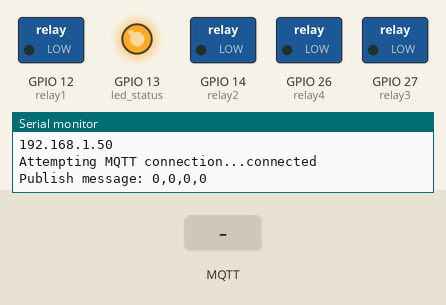
Bench run of a sketch on a simulated ESP32. Shown: switched loads named in the sketch (green lamp = pin HIGH), output pins drawn as LEDs (lit = HIGH), the last lines printed to the serial monitor. Inputs (shaded band) come from the test bench. WiFi joins after 1.5 s; servers stay silent unless stated; random numbers use the default seed unless the sketch sets one; no MQTT or app messages arrive unless stated.

Above: at 2.7 s.
2.8 s: MQTT message "2" arrives on the first subscribed topic
At 4.0 s:
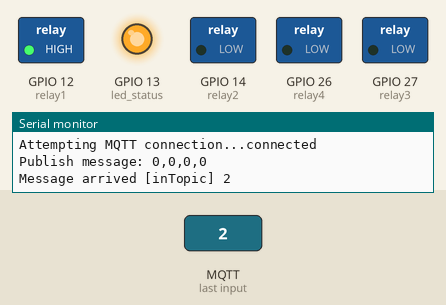
4.3 s: MQTT message "4" arrives on the first subscribed topic
At 5.3 s:
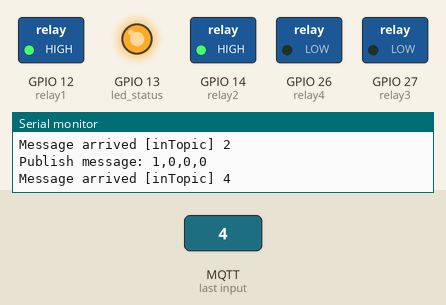
5.8 s: MQTT message "1" arrives on the first subscribed topic
At 6.5 s:
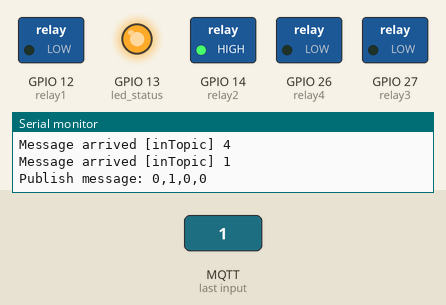
7.3 s: MQTT message "6" arrives on the first subscribed topic
At 7.6 s:
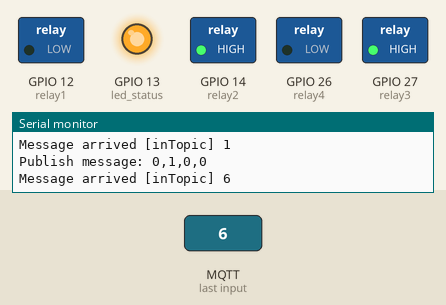
8.8 s: MQTT message "3" arrives on the first subscribed topic
At 9.9 s:
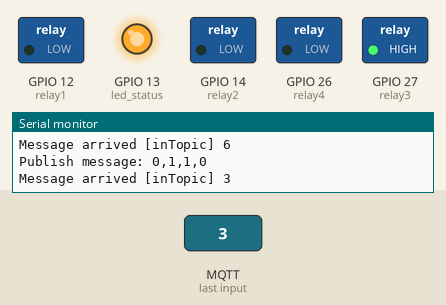
10.3 s: MQTT message "5" arrives on the first subscribed topic
At 11.1 s:
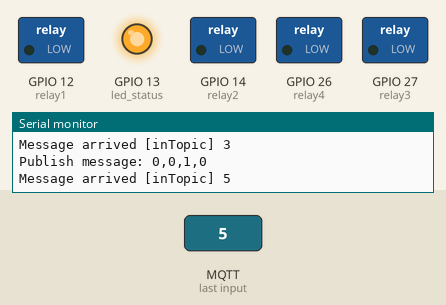
Timing chart, 0 to 12.8 s (numbered marks = the images above; inputs shaded):
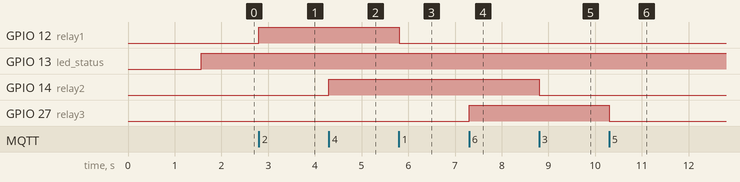

The sketch:

frontyard.ino
```cpp
/*
 Basic ESP8266 MQTT example
 This sketch demonstrates the capabilities of the pubsub library in combination
 with the ESP8266 board/library.
 It connects to an MQTT server then:
  - publishes "hello world" to the topic "outTopic" every two seconds
  - subscribes to the topic "inTopic", printing out any messages
    it receives. NB - it assumes the received payloads are strings not binary
  - If the first character of the topic "inTopic" is an 1, switch ON the ESP Led,
    else switch it off
 It will reconnect to the server if the connection is lost using a blocking
 reconnect function. See the 'mqtt_reconnect_nonblocking' example for how to
 achieve the same result without blocking the main loop.
 To install the ESP8266 board, (using Arduino 1.6.4+):
  - Add the following 3rd party board manager under "File -> Preferences -> Additional Boards Manager URLs":
       http://arduino.esp8266.com/stable/package_esp8266com_index.json
  - Open the "Tools -> Board -> Board Manager" and click install for the ESP8266"
  - Select your ESP8266 in "Tools -> Board"
*/

// permission denied:sudo chmod a+rw /dev/ttyUSB0

#include <WiFi.h>
#include <PubSubClient.h>

// Update these with values suitable for your network.

const char* ssid = "rattana 2.4GHz";
const char* password = "Xyvxyv99486";
const char* mqtt_server = "lucky.7663handshake.co";
String username   = "inhandlebroker";//"livingthing_iot";
String server_password   = "inHandleElectric";//"thegang617";
const int relay1 = 12;
const int relay2 = 14;
const int relay3 = 27;
const int relay4 = 26;
const int led_status = 13;

bool relay1_status = false;
bool relay2_status = false;
bool relay3_status = false;
bool relay4_status = false;

WiFiClient espClient;
PubSubClient client(espClient);
unsigned long lastMsg = 0;
#define MSG_BUFFER_SIZE	(50)
char msg[MSG_BUFFER_SIZE];
int value = 0;

void setup_wifi() {

  delay(10);
  // We start by connecting to a WiFi network
  Serial.println();
  Serial.print("Connecting to ");
  Serial.println(ssid);

  WiFi.mode(WIFI_STA);
  WiFi.begin(ssid, password);

  while (WiFi.status() != WL_CONNECTED) {
    delay(500);
    Serial.print(".");
  }

  randomSeed(micros());

  Serial.println("");
  Serial.println("WiFi connected");
  Serial.println("IP address: ");
  Serial.println(WiFi.localIP());
}

void callback(char* topic, byte* payload, unsigned int length) {
  Serial.print("Message arrived [");
  Serial.print(topic);
  Serial.print("] ");
  for (int i = 0; i < length; i++) {
    Serial.print((char)payload[i]);
  }
  Serial.println();

  // Switch on the LED if an 1 was received as first character
  if ((char)payload[0] == '1') {
    digitalWrite(relay1, LOW);   // Turn the LED on (Note that LOW is the voltage level
    relay1_status = false;
    // but actually the LED is on; this is because
    // it is active low on the ESP-01)
  } else if ((char)payload[0] == '2'){
    digitalWrite(relay1, HIGH);  // Turn the LED off by making the voltage HIGH
    relay1_status = true;
  } else if ((char)payload[0] == '3'){
    digitalWrite(relay2, LOW);  // Turn the LED off by making the voltage HIGH
    relay2_status = false;
  } else if ((char)payload[0] == '4'){
    digitalWrite(relay2, HIGH);  // Turn the LED off by making the voltage HIGH
    relay2_status = true;
  } else if ((char)payload[0] == '5'){
    digitalWrite(relay3, LOW);  // Turn the LED off by making the voltage HIGH
    relay3_status = false;
  } else if ((char)payload[0] == '6'){
    digitalWrite(relay3, HIGH);  // Turn the LED off by making the voltage HIGH
    relay3_status = true;
  } else if ((char)payload[0] == '7'){
    digitalWrite(relay4, LOW);  // Turn the LED off by making the voltage HIGH
    relay4_status = false;
  } else if ((char)payload[0] == '8'){
    digitalWrite(relay4, HIGH);  // Turn the LED off by making the voltage HIGH
    relay4_status = true;
  } else {
    ;
  }
}

void reconnect() {
  // Loop until we're reconnected

  while (!client.connected()) {
    Serial.print("Attempting MQTT connection...");
    // Create a random client ID
    String clientId = "ESP8266Client-";
    clientId += String(random(0xffff), HEX);
    // Attempt to connect
    if (client.connect(clientId.c_str(),username.c_str(),server_password.c_str())) {

      Serial.println("connected");
      // Once connected, publish an announcement...

      client.publish("outTopic", "hello");
      // ... and resubscribe
      client.subscribe("inTopic");
    } else {

      Serial.print("failed, rc=");
      Serial.print(client.state());
      Serial.println(" try again in 5 seconds");
      // Wait 5 seconds before retrying
      delay(5000);
    }
  }

}

void setup() {
  pinMode(relay1, OUTPUT);     // Initialize the BUILTIN_LED pin as an output
  pinMode(relay2, OUTPUT);     // Initialize the BUILTIN_LED pin as an output
  pinMode(relay3, OUTPUT);     // Initialize the BUILTIN_LED pin as an output
  pinMode(relay4, OUTPUT);     // Initialize the BUILTIN_LED pin as an output
  pinMode(led_status, OUTPUT);     // Initialize the BUILTIN_LED pin as an output
  Serial.begin(115200);
  setup_wifi();
  client.setServer(mqtt_server, 1883);
  client.setCallback(callback);
}

void loop() {

  if (!client.connected()) {
    digitalWrite(led_status, LOW);
    reconnect();
  }
  digitalWrite(led_status, HIGH);
  client.loop();

  unsigned long now = millis();
  if (now - lastMsg > 2000) {
    lastMsg = now;
    ++value;
    String out_message = "";
      if (relay1_status && relay2_status && relay3_status && relay4_status){
        out_message = "1,1,1,1";
      }else if(!relay1_status && relay2_status && relay3_status && relay4_status){
        out_message = "0,1,1,1";
      }else if(relay1_status && !relay2_status && relay3_status && relay4_status){
        out_message = "1,0,1,1";
      }else if(relay1_status && relay2_status && !relay3_status && relay4_status){
        out_message = "1,1,0,1";
      }else if(relay1_status && relay2_status && relay3_status && !relay4_status){
        out_message = "1,1,1,0";
      }else if(!relay1_status && !relay2_status && relay3_status && relay4_status){
        out_message = "0,0,1,1";
      }else if(!relay1_status && relay2_status && !relay3_status && relay4_status){
        out_message = "0,1,0,1";
      }else if(!relay1_status && relay2_status && relay3_status && !relay4_status){
        out_message = "0,1,1,0";
      }else if(relay1_status && !relay2_status && !relay3_status && relay4_status){
        out_message = "1,0,0,1";
      }else if(relay1_status && !relay2_status && relay3_status && !relay4_status){
        out_message = "1,0,1,0";
      }else if(relay1_status && relay2_status && !relay3_status && !relay4_status){
        out_message = "1,1,0,0";
      }else if(!relay1_status && !relay2_status && !relay3_status && relay4_status){
        out_message = "0,0,0,1";
      }else if(!relay1_status && relay2_status && !relay3_status && !relay4_status){
        out_message = "0,1,0,0";
      }else if(relay1_status && !relay2_status && !relay3_status && !relay4_status){
        out_message = "1,0,0,0";
      }else if(!relay1_status && !relay2_status && relay3_status && !relay4_status){
        out_message = "0,0,1,0";
      }else {
        out_message = "0,0,0,0";
      }
    snprintf (msg, MSG_BUFFER_SIZE, "%s", out_message.c_str());
    Serial.print("Publish message: ");
    Serial.println(msg);
    client.publish("outTopic", msg);
  }
}
```

Measured:
- after the input at 2.8 s, GPIO 12 (relay1): LOW → HIGH at once
- after the input at 4.3 s, GPIO 14 (relay2): LOW → HIGH at once
- after the input at 5.8 s, GPIO 12 (relay1): HIGH → LOW at once
- after the input at 7.3 s, GPIO 27 (relay3): LOW → HIGH at once
- after the input at 8.8 s, GPIO 14 (relay2): HIGH → LOW at once
- after the input at 10.3 s, GPIO 27 (relay3): HIGH → LOW at once
